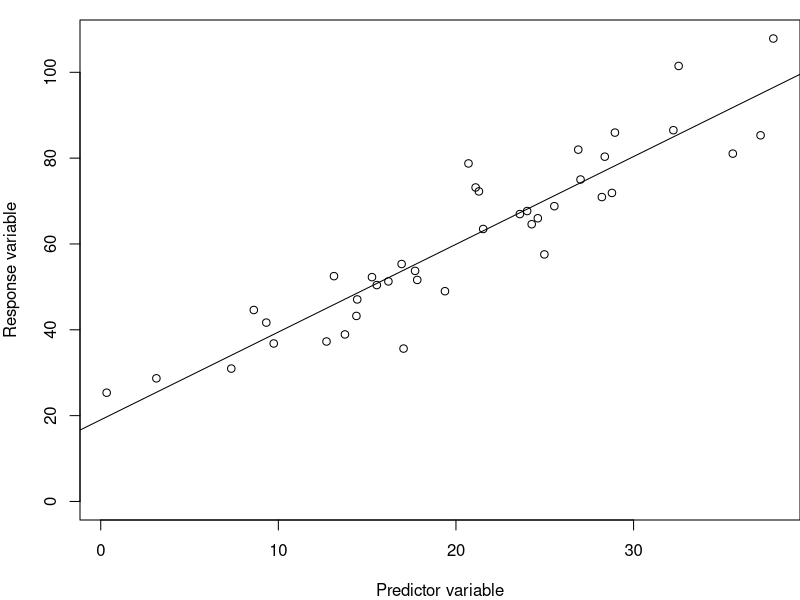
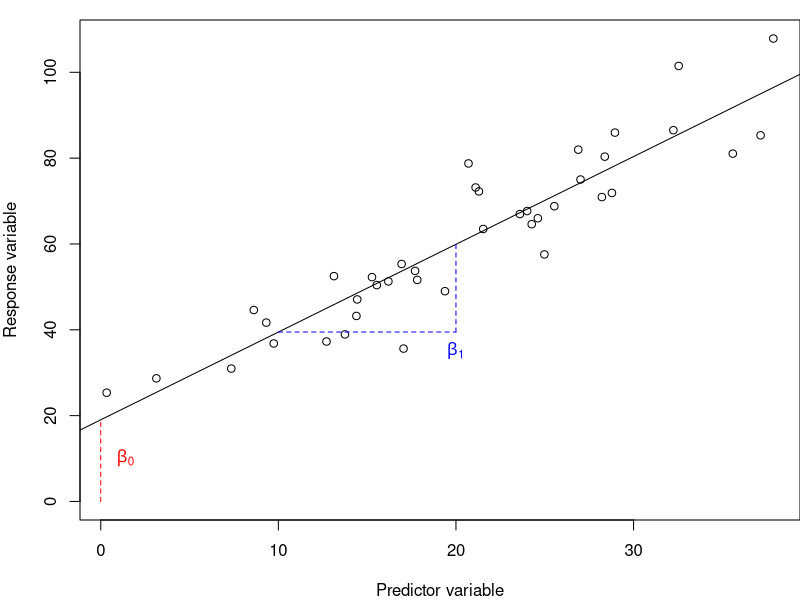
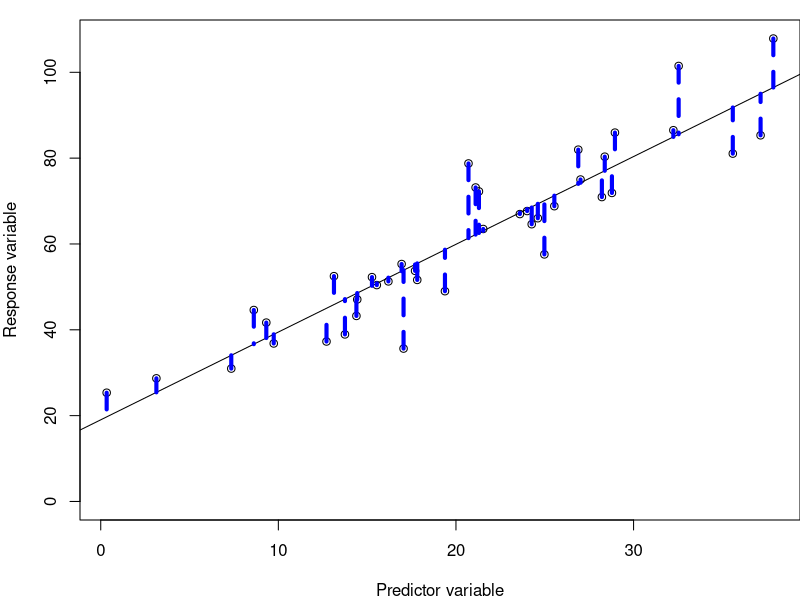
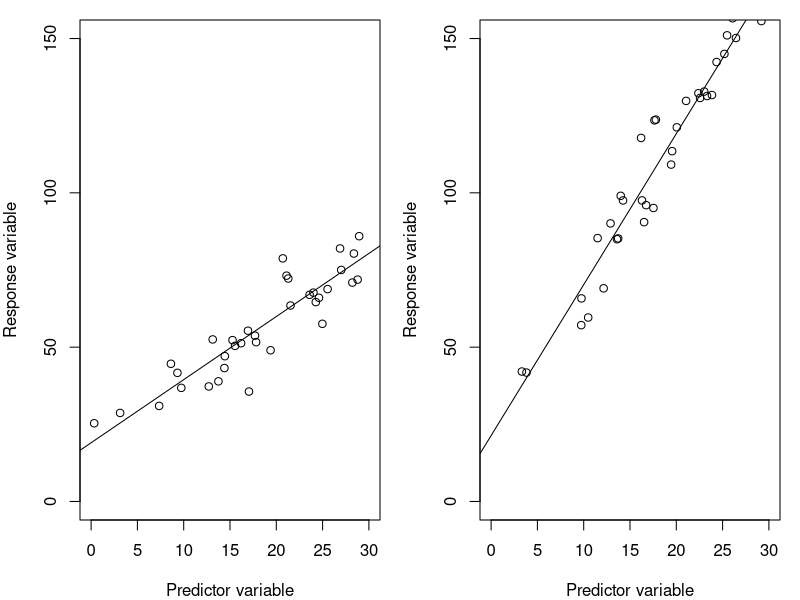
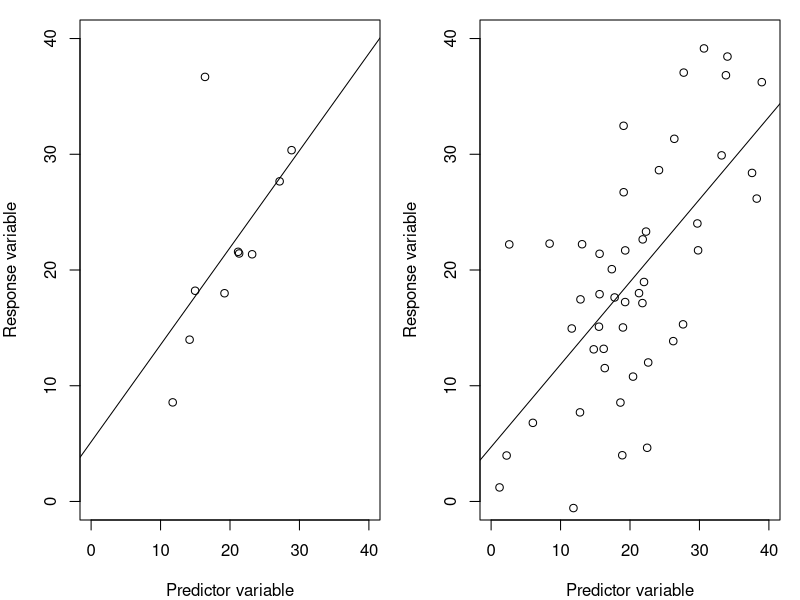
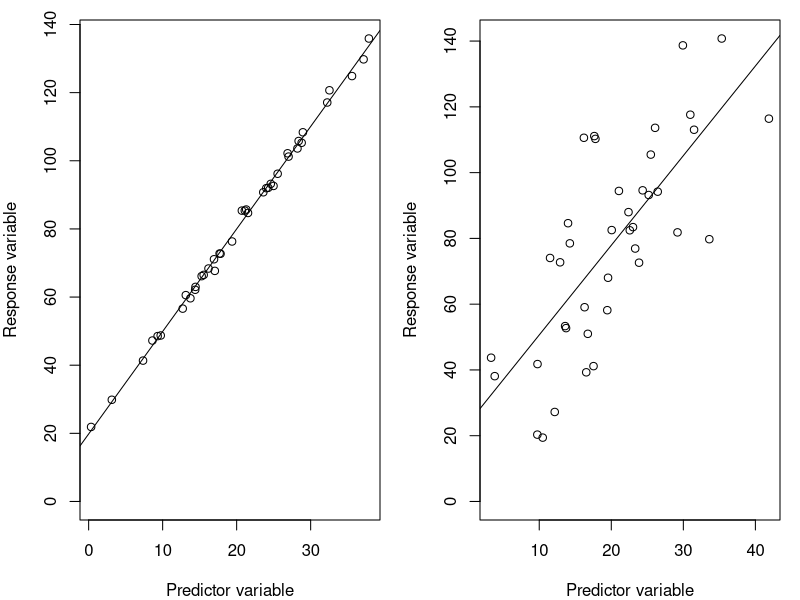
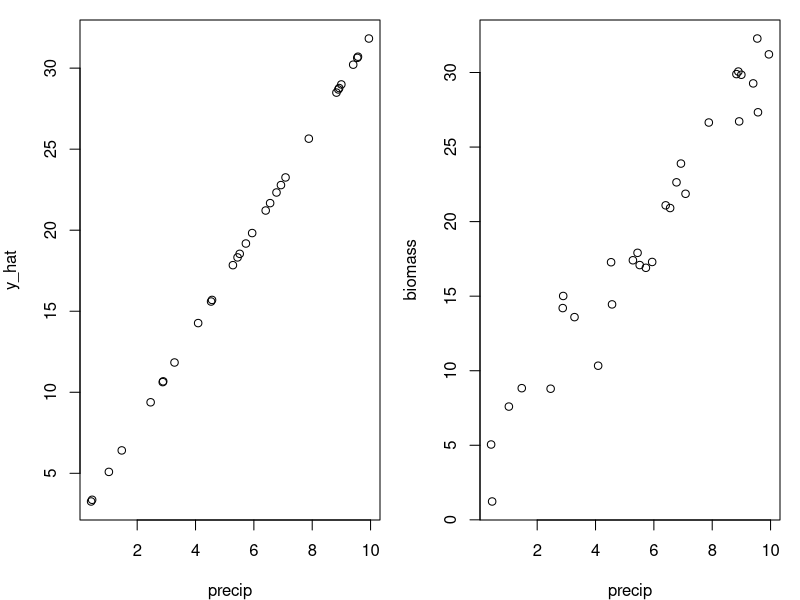
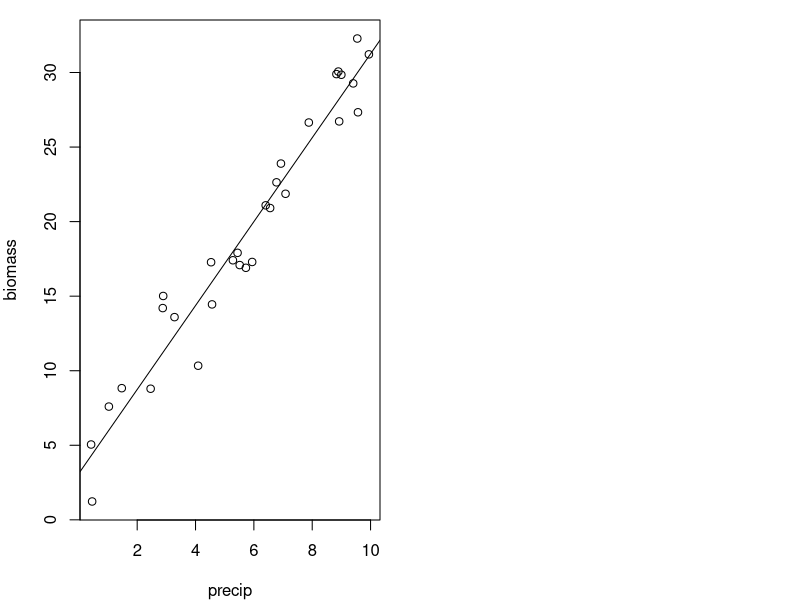

Generate these figures, in order, with R:
## ---- chunk 1

knitr::opts_chunk$set(
	echo = TRUE,
	message = FALSE,
	warning = FALSE,
	cache = TRUE
)
## ---- chunk 2

#  NRES 710, Linear Regression  
#     University of Nevada, Reno
#     Introduction to basic linear regression   

## ---- chunk 3
# Set the seed for reproducibility
set.seed(123)

# Adjust margins
par(mar = c(4, 4, 1, 0))

# Simulate two continuous variables
n <- 40
x <- rnorm(n, mean = 20, sd = 10)
y <- 20 + 2 * x + rnorm(n, mean = 0, sd = 8)

# Create a data frame
datum <- data.frame(x = x, y = y)

# Plot the data
plot(y ~ x, data = datum,
     ylim=c(0, max(datum$y)), xlab = "Predictor variable", ylab = "Response variable")

# Add a line to the plot
results <- lm(y ~ x, data = datum)
abline(results)
## ---- chunk 4
# Set the seed for reproducibility
set.seed(123)

# Adjust margins
par(mar = c(4, 4, 1, 0))

# Simulate two continuous variables
n <- 40
x <- rnorm(n, mean = 20, sd = 10)
y <- 20 + 2 * x + rnorm(n, mean = 0, sd = 8)

# Create a data frame
datum <- data.frame(x = x, y = y)

# Plot the data
plot(y ~ x, data = datum,
     ylim=c(0, max(datum$y)), xlab = "Predictor variable", ylab = "Response variable")

# Add a line to the plot
results <- lm(y ~ x, data = datum)
abline(results)

# Extract the coefficients
coeffs <- coef(results)
beta0 <- coeffs[1]
beta1 <- coeffs[2]

# Add labels for Beta0 (intercept) and Beta1 (slope)
text(x = min(datum$x), y = beta0/2, labels = expression(beta[0]), pos = 4, col = "red", font = 2)
text(x = max(datum$x)/2, y = beta0 + beta1 * (max(datum$x)/5), labels = expression(beta[1]), pos = 4, col = "blue", font = 2)

# Add vertical line from origin to regression line for beta0
#abline(v = 0, col = "red", lty = 2)
segments(x0 = 0, y0 = 0, x1 = 0, y1 = beta0, col = "red", lty = 2)

# Define points to illustrate rise over run for slope beta1
x1 <- 10
x2 <- 20
y1 <- beta0 + beta1 * x1
y2 <- beta0 + beta1 * x2

# Add horizontal and vertical lines to represent rise over run
segments(x0 = x1, y0 = y1, x1 = x2, y1 = y1, col = "blue", lty = 2) # Run
segments(x0 = x2, y0 = y1, x1 = x2, y1 = y2, col = "blue", lty = 2) # Rise
## ---- chunk 5
# Set the seed for reproducibility
set.seed(123)

# Adjust margins
par(mar = c(4, 4, 1, 0))

# Simulate two continuous variables
n <- 40
x <- rnorm(n, mean = 20, sd = 10)
y <- 20 + 2 * x + rnorm(n, mean = 0, sd = 8)

# Create a data frame
datum <- data.frame(x = x, y = y)

# Plot the data
plot(y ~ x, data = datum,
     ylim=c(0, max(datum$y)), xlab = "Predictor variable", ylab = "Response variable")

# Add a line to the plot
results <- lm(y ~ x, data = datum)
abline(results)

# Calculate the predicted values and residuals
datum$y_hat <- predict(results)
datum$residuals <- datum$y - datum$y_hat

# Add vertical lines to show residuals for a subset of points
# Choose a subset of points for better visualization
subset_indices <- seq(1, n, length.out = n)

for (i in subset_indices) {
  segments(x0 = datum$x[i], y0 = datum$y[i], x1 = datum$x[i], y1 = datum$y_hat[i], col = "blue", lty = 2, lwd = 4)
}

## ---- chunk 6
# Set the seed for reproducibility
set.seed(123)

# Adjust margins
par(mar = c(4, 4, 1, 1))

# Set up the plotting area to display two plots side by side
par(mfrow = c(1, 2))

# Simulate data for the shallow slope
n <- 40
x1 <- rnorm(n, mean = 20, sd = 10)
y1 <- 20 + 2 * x1 + rnorm(n, mean = 0, sd = 8)

# Create a data frame for the shallow slope
datum1 <- data.frame(x = x1, y = y1)

# Plot the data with the shallow slope
plot(y ~ x, data = datum1,
     xlim=c(0, 30), ylim = c(0, 150),
     xlab = "Predictor variable", ylab = "Response variable")

# Add a line to the plot for the shallow slope
results1 <- lm(y ~ x, data = datum1)
abline(results1)

# Simulate data for the steep slope
x2 <- rnorm(n, mean = 20, sd = 10)
y2 <- 20 + 5 * x2 + rnorm(n, mean = 0, sd = 8)

# Create a data frame for the steep slope
datum2 <- data.frame(x = x2, y = y2)

# Plot the data with the steep slope
plot(y ~ x, data = datum2,
     xlim=c(0, 30), ylim = c(0, 150),
     xlab = "Predictor variable", ylab = "Response variable")

# Add a line to the plot for the steep slope
results2 <- lm(y ~ x, data = datum2)
abline(results2)
## ---- chunk 7
# Set the seed for reproducibility
set.seed(100)

# Adjust margins
par(mar = c(4, 4, 1, 1))

# Set up the plotting area to display two plots side by side
par(mfrow = c(1, 2))

# Simulate data with small sample size
n <- 10
x3 <- rnorm(n, mean = 20, sd = 10)
y3 <- 10 + 0.5 * x3 + rnorm(n, mean = 0, sd = 8)

# Create a data frame
datum3 <- data.frame(x = x3, y = y3)

# Plot the data
plot(y ~ x, data = datum3,
     ylim=c(0, 40), xlim = c(0, 40),
     xlab = "Predictor variable", ylab = "Response variable")

# Add a line to the plot for the shallow slope
results3 <- lm(y ~ x, data = datum3)
abline(results3)

# Simulate data with large sample size
n <- 50
x4 <- rnorm(n, mean = 20, sd = 10)
y4 <- 10 + 0.5 * x4 + rnorm(n, mean = 0, sd = 8)

# Create a data frame 
datum4 <- data.frame(x = x4, y = y4)

# Plot the data
plot(y ~ x, data = datum4,
     ylim=c(0, 40), xlim = c(0, 40),
     xlab = "Predictor variable", ylab = "Response variable")

# Add a line to the plot
results4 <- lm(y ~ x, data = datum4)
abline(results4)
## ---- chunk 8
# Set the seed for reproducibility
set.seed(123)

# Adjust margins
par(mar = c(4, 4, 1, 1))

# Set up the plotting area to display two plots side by side
par(mfrow = c(1, 2))

# Simulate data for the shallow slope
n <- 40
x1 <- rnorm(n, mean = 20, sd = 10)
y1 <- 20 + 3 * x1 + rnorm(n, mean = 0, sd = 1.5)

# Create a data frame for the shallow slope
datum1 <- data.frame(x = x1, y = y1)

# Plot the data with the shallow slope
plot(y ~ x, data = datum1,
     ylim=c(0, max(datum1$y)), xlab = "Predictor variable", ylab = "Response variable")

# Add a line to the plot for the shallow slope
results1 <- lm(y ~ x, data = datum1)
abline(results1)

# Simulate data for the shallow slope
x2 <- rnorm(n, mean = 20, sd = 10)
y2 <- 20 + 3 * x2 + rnorm(n, mean = 0, sd = 20)

# Create a data frame for the steep slope
datum2 <- data.frame(x = x2, y = y2)

# Plot the data with the steep slope
plot(y ~ x, data = datum2,
     ylim=c(0, max(datum2$y)), xlab = "Predictor variable", ylab = "Response variable")

# Add a line to the plot for the steep slope
results2 <- lm(y ~ x, data = datum2)
abline(results2)
## ---- chunk 9
# Set the seed for reproducibility
set.seed(123)

# Adjust margins
par(mar = c(4, 4, 1, 1))

# Simulate a continuous predictor variable, precipitation
n <- 30
precip <- runif(n, min = 0, max = 10)

# Simulate the true, predicted response of biomass to precip (y-hat)
y_hat <- 2 + 3 * precip

# What does this look like?
plot(y_hat ~ precip)

# Simulate error for the response variable
error <- rnorm(n, mean = 0, sd = 2)

# Create the response variable, biomass
# biomass = beta0 + beta1 * precip + epsilon
biomass <- y_hat + error

# Create a data frame
datum <- data.frame(precip = precip, y_hat = y_hat, error = error, biomass = biomass)

# Observe the first few rows of our data
# head(datum)

# First thing we should do when starting an analysis is.. look at our data!
plot(biomass ~ precip, data = datum)
## ---- chunk 10
# Ask R for information about how 'lm()' works
help(lm)
?lm()
## ---- chunk 11
# Fit the linear model
results <- lm(biomass ~ precip, data = datum)

# Examine the results
summary(results)
## ---- chunk 12
# Plot the data with the line of best fit
plot(biomass ~ precip)
abline(results)

# Maybe you are used to seeing ANOVA tables...
anova(results)

# This should look similar to the bottom line from our regression output
